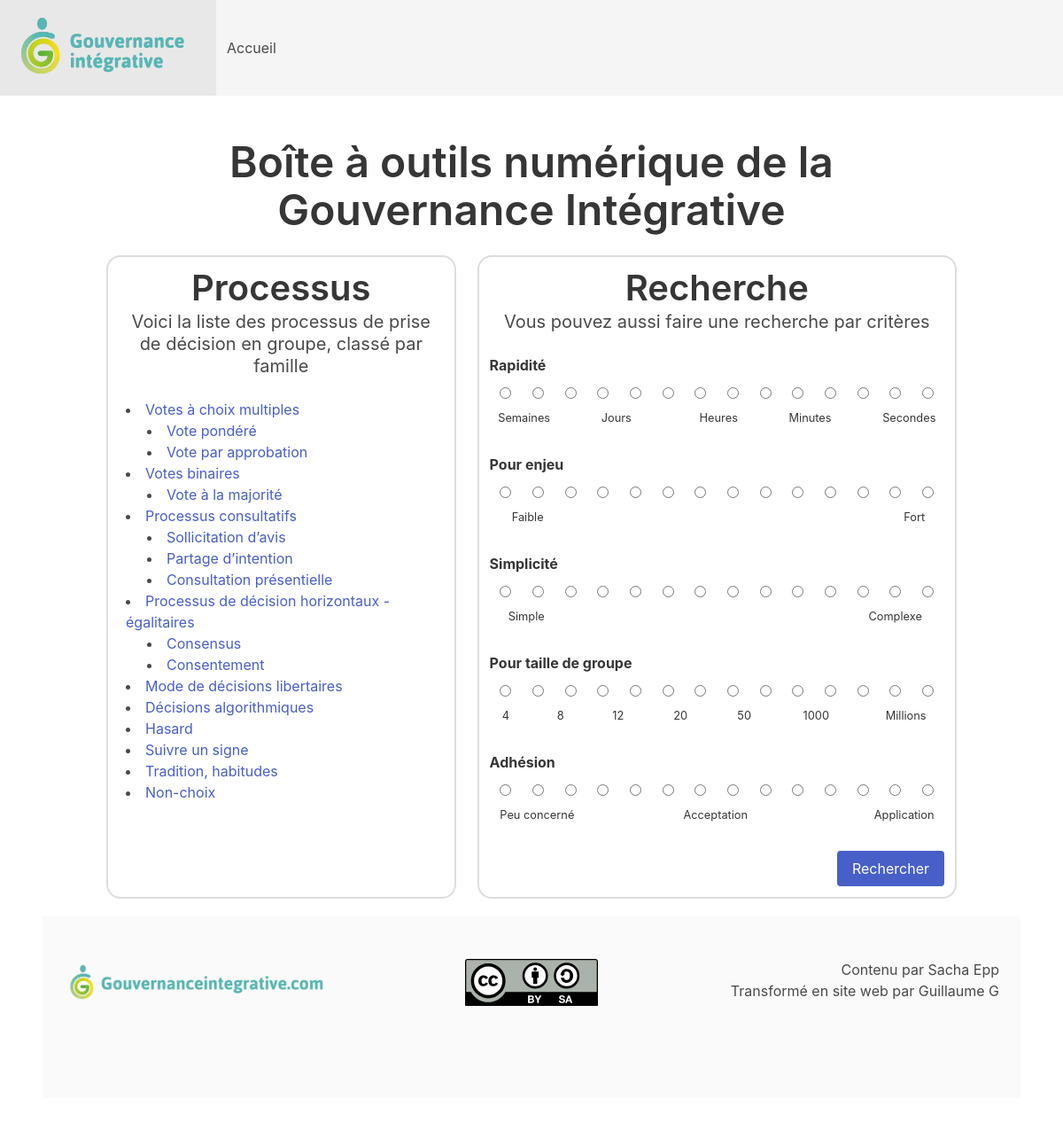
The app's page /index.html, older data.
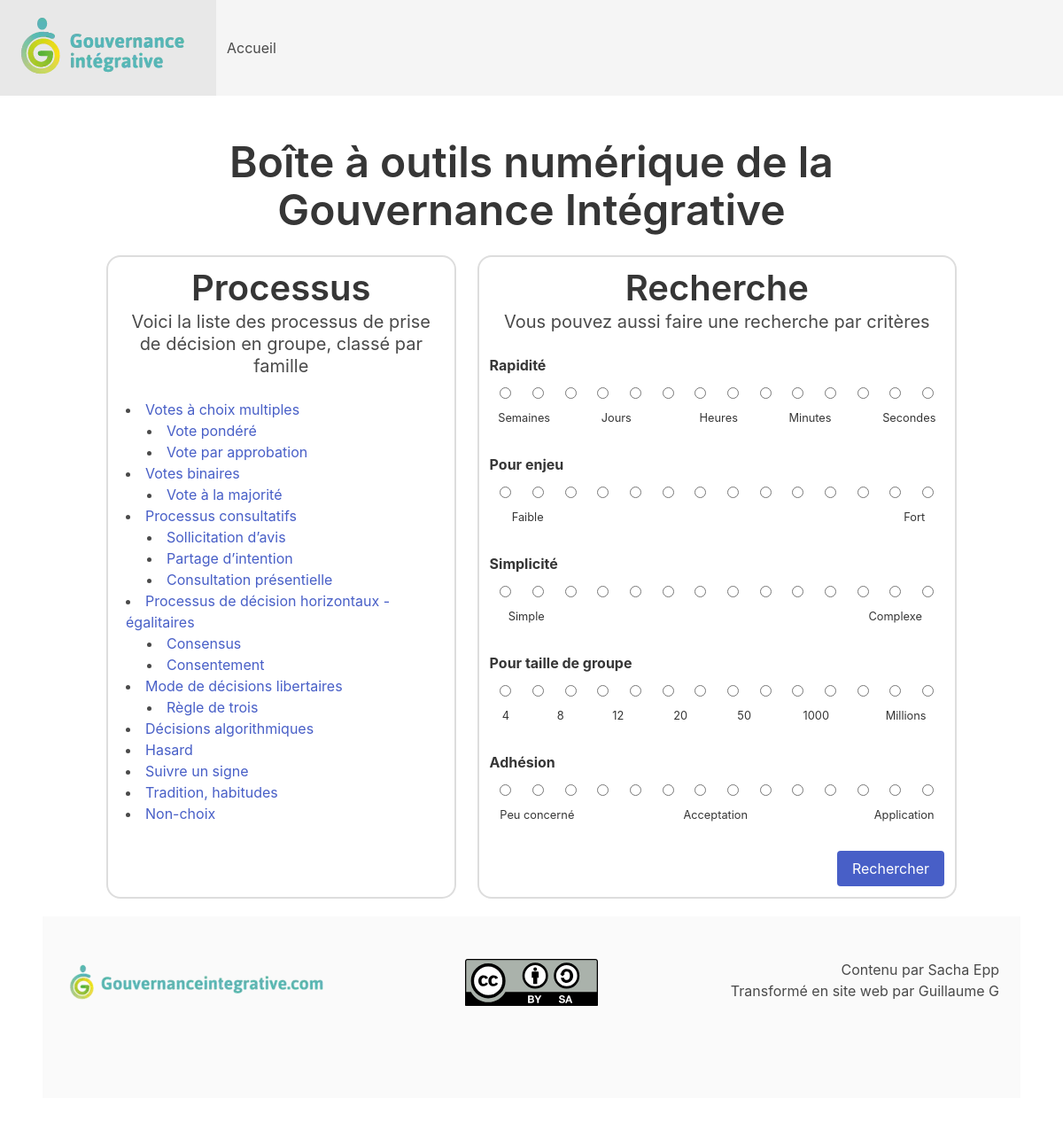
The same page, newer data.
### tables this page shows
CREATE TABLE processus (
    id INTEGER PRIMARY KEY AUTOINCREMENT,
    titre TEXT NOT NULL,
    description TEXT NOT NULL,
    -- textes :
    -- ce sont des textes contenant du HTML
    -- au format <ul><li>...</li></ul>
    -- car ce sont de simples listes
    avantages TEXT,
    adapte TEXT,
    risques TEXT,
    inconvenients TEXT,
    deconseille TEXT,
    points_cles TEXT,
    -- critères :
    -- ils sont au format de 14 caractères
    -- chaque caractère représente une case
    -- 0 = blanc
    -- 1 = vert pale
    -- 2 = vert foncé
    rapidite TEXT NOT NULL,
    enjeu TEXT NOT NULL,
    simplicite TEXT NOT NULL,
    taille_groupe TEXT NOT NULL,
    adhesion TEXT NOT NULL
);

### app.py (the view)
@app.route("/")
@app.route("/index/")
@app.route("/index.html")
def index():
    processus_par_famille = retourne_les_processus_par_famille()
    return render_template(
        "index.html",
        processus_par_famille=processus_par_famille,
    )

### app.py (called while the page is built)
def get_db_connection():
    conn = sqlite3.connect(DATABASE_PATH)
    conn.row_factory = sqlite3.Row
    return conn

def retourne_toutes_les_familles() -> list:
    conn = get_db_connection()
    req_select = """SELECT *
    FROM processus
    WHERE id % 100 = 0"""
    result = conn.execute(req_select).fetchall()
    conn.close()
    return result

def retourne_tous_les_processus_dune_famille(id_famille) -> list:
    conn = get_db_connection()
    req_select = """SELECT *
    FROM processus
    WHERE id > ?
    AND id < ?"""
    parameters = [id_famille, id_famille + 100]
    result = conn.execute(req_select, parameters).fetchall()
    conn.close()
    return result

def retourne_les_processus_par_famille() -> dict:
    retour = {}
    for famille in retourne_toutes_les_familles():
        retour[famille] = retourne_tous_les_processus_dune_famille(famille["id"])
    return retour

### templates/index.html (shortened to what this page needs)
{% extends 'layout.html' %}
{% block body %}
<section class="section">
  <div class="container">
    <h1 class="title is-1 text-center" id="titre">
        Boîte à outils numérique de la Gouvernance Intégrative
    </h1>
    <div class="columns">
      <div class="column border-shadow-light">
        {% include 'liste_processus.j2' %}
      </div>
      <div class="column border-shadow-light">
        {% include 'form_recherche.j2' %}
      </div>
    </div>
  </div>
{% endblock %}

### templates/layout.html (shortened to what this page needs)
<!DOCTYPE html>
<html lang="fr">
  <head>
    <link rel="stylesheet" href="{{ url_for('static', filename='css/bulma_0.9.4.min.css') }}">
  </head>
  <body>
    {% include 'navbar.html' %}
    {% block body %}{% endblock %}
    {% include 'footer.html' %}
  </body>
</html>

### templates/navbar.html
<nav class="navbar is-light" role="navigation" aria-label="main navigation">
  <div class="navbar-brand">
    <a class="navbar-item" href="/">
      <img src="{{ url_for('static', filename='img/GI_logo.webp') }}" alt="Logo de la Gouvernance Integrative" width="220" height="92">
    </a>
  </div>
  <div class="navbar-menu">
    <div class="navbar-start">
      <a class="navbar-item" href="/">
        Accueil
      </a>
    </div>
  </div>
</nav>

### templates/liste_processus.j2
<h2 class="title is-2 text-center" id="titre">
    Processus
</h2>
<p class="subtitle text-center">
    Voici la liste des processus de prise de décision en groupe, classé par famille
</p>
<ul id="liste-familles">
    {% for famille in processus_par_famille.keys() %}
    <li>
        <a href="processus/{{ famille['id'] }}">{{ famille["titre"]}}</a>
        <ul>
            {% for processus in processus_par_famille[famille] %}
                <li><a href="processus/{{ processus['id'] }}">{{ processus["titre"]}}</a></li>
            {% endfor %}
        </ul>
    </li>
    {% endfor %}
</ul>

### templates/form_recherche.j2
<h2 class="title is-2 text-center" id="titre">
    Recherche
</h2>
<p class="subtitle text-center">
    Vous pouvez aussi faire une recherche par critères
</p>
<form action="recherche" method="get">
    <label class="label">Rapidité</label>
    <table class="table is-fullwidth text-center table-radio">
    <tr>
        {% for num in range(14) %}
        <td><input type="radio" name="rapidite" value="{{ num }}"></td>
        {% endfor %}
    </tr>
    </table>
    {% include 'legende_rapidite.j2' %}
    <label class="label">Pour enjeu</label>
    <table class="table is-fullwidth text-center table-radio">
    <tr>
        {% for num in range(14) %}
        <td><input type="radio" name="enjeu" value="{{ num }}"></td>
        {% endfor %}
    </tr>
    </table>
    {% include 'legende_enjeu.j2' %}
    <label class="label">Simplicité</label>
    <table class="table is-fullwidth text-center table-radio">
    <tr>
        {% for num in range(14) %}
        <td><input type="radio" name="simplicite" value="{{ num }}"></td>
        {% endfor %}
    </tr>
    </table>
    {% include 'legende_simplicite.j2' %}
    <label class="label">Pour taille de groupe</label>
    <table class="table is-fullwidth text-center table-radio">
    <tr>
        {% for num in range(14) %}
        <td><input type="radio" name="taille_groupe" value="{{ num }}"></td>
        {% endfor %}
    </tr>
    </table>
    {% include 'legende_taille_groupe.j2' %}
    <label class="label">Adhésion</label>
    <table class="table is-fullwidth text-center table-radio">
    <tr>
        {% for num in range(14) %}
        <td><input type="radio" name="adhesion" value="{{ num }}"></td>
        {% endfor %}
    </tr>
    </table>
    {% include 'legende_adhesion.j2' %}
    <div class="field is-grouped is-grouped-right">
    <p class="control">
        <input class="button is-link" type="submit" value="Rechercher">
    </p>
    </div>
</form>

### templates/legende_rapidite.j2
<table class="table is-fullwidth text-center legende">
<tr>
    <td>Semaines</td>
    <td></td>
    <td></td>
    <td>Jours</td>
    <td></td>
    <td></td>
    <td></td>
    <td>Heures</td>
    <td></td>
    <td></td>
    <td>Minutes</td>
    <td></td>
    <td></td>
    <td>Secondes</td>
</tr>
</table>

### templates/legende_enjeu.j2
<table class="table is-fullwidth text-center legende">
<tr>
    <td>Faible</td>
    <td></td>
    <td></td>
    <td></td>
    <td></td>
    <td></td>
    <td></td>
    <td></td>
    <td></td>
    <td></td>
    <td></td>
    <td></td>
    <td></td>
    <td>Fort</td>
</tr>
</table>

### templates/legende_simplicite.j2
<table class="table is-fullwidth text-center legende">
<tr>
    <td>Simple</td>
    <td></td>
    <td></td>
    <td></td>
    <td></td>
    <td></td>
    <td></td>
    <td></td>
    <td></td>
    <td></td>
    <td></td>
    <td></td>
    <td></td>
    <td>Complexe</td>
</tr>
</table>

### templates/legende_taille_groupe.j2
<table class="table is-fullwidth text-center legende">
<tr>
    <td>4</td>
    <td></td>
    <td>8</td>
    <td></td>
    <td>12</td>
    <td></td>
    <td>20</td>
    <td></td>
    <td>50</td>
    <td></td>
    <td>1000</td>
    <td></td>
    <td>Millions</td>
</tr>
</table>

### templates/legende_adhesion.j2
<table class="table is-fullwidth text-center legende">
<tr>
    <td>Peu concerné</td>
    <td></td>
    <td></td>
    <td></td>
    <td></td>
    <td></td>
    <td>Acceptation</td>
    <td></td>
    <td></td>
    <td></td>
    <td></td>
    <td></td>
    <td></td>
    <td>Application</td>
</tr>
</table>

### templates/footer.html
<footer class="footer">
  <div class="columns">
    <div class="column">
      <a href="https://gouvernanceintegrative.com/" target="_blank">
        <img src="{{ url_for('static', filename='img/GI_website.webp') }}" alt="Logo de la Gouvernance Integrative">
      </a>
    </div>
    <div class="column text-center">
      <a href="https://creativecommons.org/licenses/by-sa/2.0/fr/" target="_blank">
        <img src="{{ url_for('static', filename='img/CC_BY-SA.svg') }}" alt="Licence CC-BY-SA 2.0" width="150">
      </a>
    </div>
    <div class="column text-right">
      <p>Contenu par Sacha Epp<br>
      Transformé en site web par Guillaume G</p>
    </div>
  </div>
</footer>

### templates/layout.html (style rules this page uses)
.navbar-item img { max-height: 6rem; }
.text-center { text-align: center; }
.text-right { text-align: right; }
ul { list-style: inside; padding-left: 0.5rem; }
.border-shadow-light { margin: 0.75rem; margin-bottom: 2rem; border: 0.15rem solid #dddddd; border-radius: 1rem; }
.table.table-radio { margin-bottom: 0px; }
.table.table-radio td { padding: 0; }
table.legende { font-size: 0.8rem; }
ul#liste-familles li ul li { margin-left: 1rem; }

Row changes from the older to the newer data that the page shows:
added processus: titre "Règle de trois", shown under "Mode de décisions libertaires"
